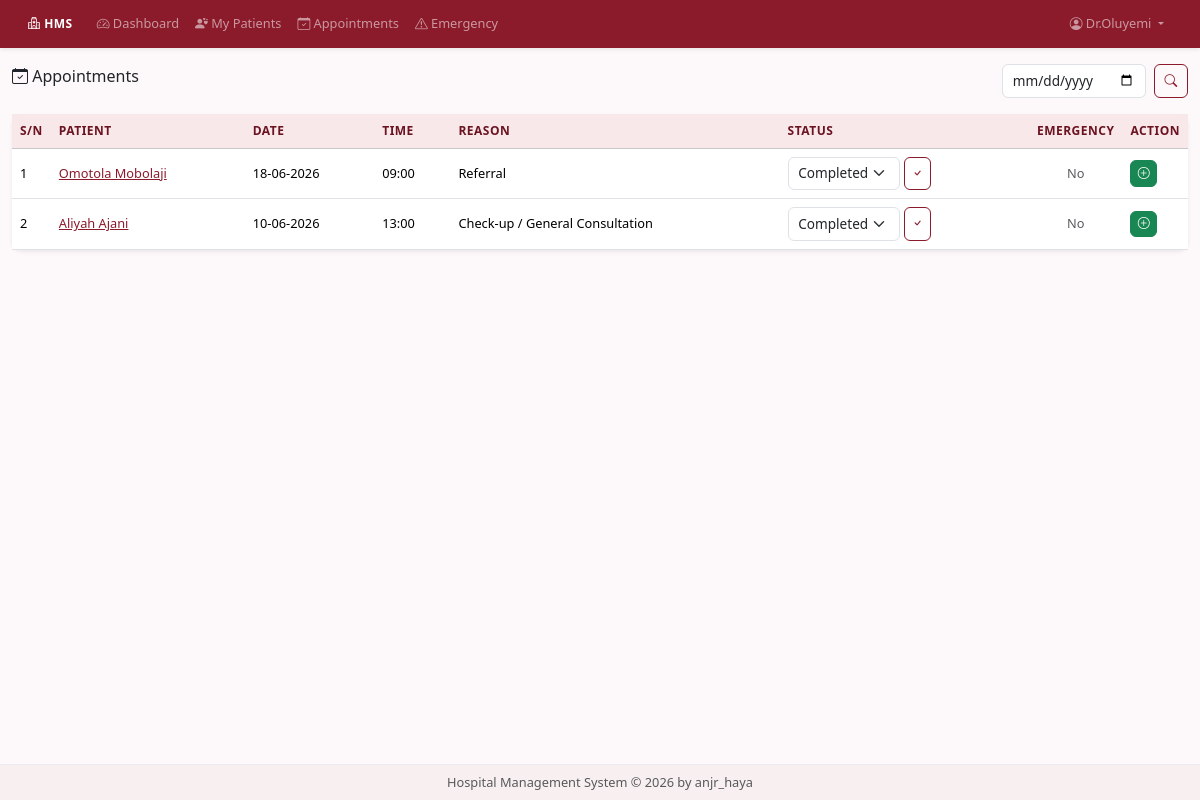
The app's page /doctor/appointments (signed in) with its own data.
### models/user.py (models this page shows, shortened)
class User(UserMixin, db.Model):
    __tablename__ = 'users'
    id = db.Column(db.Integer, primary_key=True)
    username = db.Column(db.String(80), unique=True, nullable=False)
    password_hash = db.Column(db.String(128), nullable=False)
    role = db.Column(db.String(20), nullable=False)
    name = db.Column(db.String(100), nullable=False)
    email = db.Column(db.String(120), unique=True)
    phone = db.Column(db.String(20))
    is_active_account = db.Column(db.Boolean, default=True)
    created_at = db.Column(db.DateTime, default=datetime.utcnow)
    last_login = db.Column(db.DateTime)
    doctor_profile = db.relationship('Doctor', backref='user', uselist=False, lazy=True)
    notifications = db.relationship('Notification', backref='user', lazy=True, foreign_keys='Notification.user_id')
    activities = db.relationship('ActivityLog', backref='user', lazy=True)
    ROLES = {'admin', 'doctor', 'receptionist', 'nurse'}
    @property
    def is_admin(self):
        return self.role == 'admin'
    @property
    def is_doctor(self):
        return self.role == 'doctor'

### models/appointment.py (models this page shows, shortened)
class Appointment(db.Model):
    __tablename__ = 'appointments'
    id = db.Column(db.Integer, primary_key=True)
    patient_id = db.Column(db.Integer, db.ForeignKey('patients.id'), nullable=False)
    doctor_id = db.Column(db.Integer, db.ForeignKey('doctors.id'), nullable=False)
    department_id = db.Column(db.Integer, db.ForeignKey('departments.id'), nullable=False)
    appointment_date = db.Column(db.Date, nullable=False)
    appointment_time = db.Column(db.String(10), nullable=False)
    end_time = db.Column(db.String(10))
    status = db.Column(db.String(20), default='scheduled')
    priority = db.Column(db.String(20), default='normal')
    reason = db.Column(db.Text)
    symptoms = db.Column(db.Text)
    notes = db.Column(db.Text)
    is_emergency = db.Column(db.Boolean, default=False)
    created_by = db.Column(db.Integer, db.ForeignKey('users.id'))
    created_at = db.Column(db.DateTime, default=datetime.utcnow)
    updated_at = db.Column(db.DateTime, default=datetime.utcnow, onupdate=datetime.utcnow)
    STATUS_CHOICES = ['scheduled', 'confirmed', 'in_progress', 'completed', 'cancelled', 'no_show']
    PRIORITY_CHOICES = ['low', 'normal', 'medium', 'high', 'critical']

### models/patient.py (models this page shows, shortened)
class Patient(db.Model):
    __tablename__ = 'patients'
    id = db.Column(db.Integer, primary_key=True)
    first_name = db.Column(db.String(50), nullable=False)
    last_name = db.Column(db.String(50), nullable=False)
    date_of_birth = db.Column(db.Date, nullable=False)
    gender = db.Column(db.String(10), nullable=False)
    blood_group = db.Column(db.String(5))
    phone = db.Column(db.String(20), nullable=False)
    email = db.Column(db.String(120))
    address = db.Column(db.Text)
    city = db.Column(db.String(50))
    state = db.Column(db.String(50))
    zip_code = db.Column(db.String(10))
    emergency_contact_name = db.Column(db.String(100))
    emergency_contact_phone = db.Column(db.String(20))
    emergency_contact_relation = db.Column(db.String(50))
    allergies = db.Column(db.Text)
    chronic_conditions = db.Column(db.Text)
    current_medications = db.Column(db.Text)
    past_surgeries = db.Column(db.Text)
    family_medical_history = db.Column(db.Text)
    insurance_provider = db.Column(db.String(100))
    insurance_policy_number = db.Column(db.String(50))
    registration_date = db.Column(db.DateTime, default=datetime.utcnow)
    is_active = db.Column(db.Boolean, default=True)
    last_visit = db.Column(db.DateTime)
    created_by = db.Column(db.Integer, db.ForeignKey('users.id'))
    appointments = db.relationship('Appointment', backref='patient', lazy=True)
    medical_records = db.relationship('MedicalRecord', backref='patient', lazy=True)
    prescriptions = db.relationship('Prescription', backref='patient', lazy=True)
    bills = db.relationship('Billing', backref='patient', lazy=True)
    queue_entries = db.relationship('EmergencyQueue', backref='patient', lazy=True)
    @property
    def full_name(self):
        return f"{self.first_name} {self.last_name}"

### controllers/doctor_routes.py (the view)
@doctor_bp.route('/appointments')
@login_required
@role_required('doctor')
def appointments():
    doctor = Doctor.query.filter_by(user_id=current_user.id).first()
    status_filter = request.args.get('status', '')
    date_filter = request.args.get('date', '')
    query = Appointment.query.filter_by(doctor_id=doctor.id)
    if status_filter:
        query = query.filter_by(status=status_filter)
    if date_filter:
        try:
            filter_date = datetime.strptime(date_filter, '%Y-%m-%d').date()
            query = query.filter(Appointment.appointment_date == filter_date)
        except:
            pass
    appointments = query.order_by(Appointment.appointment_date.desc(), Appointment.appointment_time).all()
    return render_template('doctor/appointments.html', appointments=appointments, status_filter=status_filter, date_filter=date_filter)

### models/__init__.py (called while the page is built)
@login_manager.user_loader
def load_user(user_id):
    return User.query.get(int(user_id))

### views/templates/doctor/appointments.html (shortened to what this page needs)
{% extends "base.html" %}
{% block content %}
<div class="d-flex justify-content-between align-items-center mb-3">
    <h4><i class="bi bi-calendar-check"></i> Appointments</h4>
    <form class="d-flex" method="GET">
        <input type="date" name="date" class="form-control me-2" value="{{ date_filter }}">
        <button class="btn btn-outline-primary" type="submit"><i class="bi bi-search"></i></button>
    </form>
</div>
<div class="card shadow-sm">
    <div class="card-body p-0">
        <div class="table-responsive">
            <table class="table table-hover mb-0 small">
                <thead class="table-light">
                    <tr><th style="width:35px">S/N</th><th>Patient</th><th>Date</th><th>Time</th><th>Reason</th><th style="min-width:140px">Status</th><th style="width:80px">Emergency</th><th style="width:50px">Action</th></tr>
                </thead>
                <tbody>
                    {% for a in appointments %}
                    <tr>
                        <td>{{ loop.index }}</td>
                        <td><a href="{{ url_for('doctor.view_patient', patient_id=a.patient_id) }}">{{ a.patient.full_name if a.patient else 'N/A' }}</a></td>
                        <td>{{ a.appointment_date.strftime('%d-%m-%Y') }}</td>
                        <td>{{ a.appointment_time }}</td>
                        <td>{{ a.reason or '-' }}</td>
                        <td>
                            <form method="POST" action="{{ url_for('doctor.update_appointment_status', appt_id=a.id) }}" class="d-flex gap-1">
                                <select name="status" class="form-select form-select-sm" style="width:auto;min-width:100px;padding-right:28px;">
                                    {% for s in ['scheduled', 'confirmed', 'in_progress', 'completed', 'cancelled', 'no_show'] %}
                                    <option value="{{ s }}" {{ 'selected' if a.status == s }}>{{ s|replace('_',' ')|capitalize }}</option>
                                    {% endfor %}
                                </select>
                                <button class="btn btn-sm btn-outline-primary"><i class="bi bi-check"></i></button>
                            </form>
                        </td>
                        <td class="text-center">{% if a.is_emergency %}<span class="badge bg-danger">Yes</span>{% else %}<span class="text-muted">No</span>{% endif %}</td>
                        <td>
                            <a href="{{ url_for('doctor.create_medical_record', patient_id=a.patient_id, appointment_id=a.id) }}" class="btn btn-sm btn-success"><i class="bi bi-plus-circle"></i></a>
                        </td>
                    </tr>
                    {% else %}
                    <tr><td colspan="8" class="text-center py-4 text-muted">No appointments found.</td></tr>
                    {% endfor %}
                </tbody>
            </table>
        </div>
    </div>
</div>
{% endblock %}

### views/templates/base.html (shortened to what this page needs)
<!DOCTYPE html>
<html lang="en" class="h-100">
<head>
    <link href="https://cdn.jsdelivr.net/npm/bootstrap@5.3.2/dist/css/bootstrap.min.css" rel="stylesheet">
    <link href="https://cdn.jsdelivr.net/npm/bootstrap-icons@1.11.1/font/bootstrap-icons.css" rel="stylesheet">
    <link href="https://cdn.jsdelivr.net/npm/select2@4.1.0-rc.0/dist/css/select2.min.css" rel="stylesheet">
    <link rel="stylesheet" href="https://cdn.jsdelivr.net/npm/flatpickr/dist/flatpickr.min.css">
    <link href="{{ url_for('static', filename='css/style.css') }}" rel="stylesheet">
</head>
<body class="d-flex flex-column h-100">
    {% if current_user.is_authenticated %}
    <nav class="navbar navbar-expand-lg navbar-dark shadow-sm flex-shrink-0" style="background-color: #8B1A2B;">
        <div class="container-fluid">
            <a class="navbar-brand fw-bold small" href="{{ url_for('auth.login') }}">
                <i class="bi bi-hospital"></i> HMS
            </a>
            <div class="collapse navbar-collapse" id="navbarNav">
                <ul class="navbar-nav me-auto">
                    {% if current_user.is_admin %}
                    <li class="nav-item"><a class="nav-link small" href="{{ url_for('admin.dashboard') }}"><i class="bi bi-speedometer2"></i> Dashboard</a></li>
                    <li class="nav-item"><a class="nav-link small" href="{{ url_for('admin.manage_users') }}"><i class="bi bi-people"></i> Users</a></li>
                    <li class="nav-item"><a class="nav-link small" href="{{ url_for('admin.manage_doctors') }}"><i class="bi bi-person-badge"></i> Doctors</a></li>
                    <li class="nav-item"><a class="nav-link small" href="{{ url_for('admin.register_patient') }}"><i class="bi bi-person-plus"></i> Register</a></li>
                    <li class="nav-item"><a class="nav-link small" href="{{ url_for('admin.manage_patients') }}"><i class="bi bi-person-hearts"></i> Patients</a></li>
                    <li class="nav-item"><a class="nav-link small" href="{{ url_for('admin.archived_patients') }}"><i class="bi bi-archive"></i> Archived</a></li>
                    <li class="nav-item"><a class="nav-link small" href="{{ url_for('admin.manage_appointments') }}"><i class="bi bi-calendar-check"></i> Appointments</a></li>
                    <li class="nav-item"><a class="nav-link small" href="{{ url_for('admin.manage_billing') }}"><i class="bi bi-credit-card"></i> Billing</a></li>
                    <li class="nav-item"><a class="nav-link small" href="{{ url_for('admin.manage_departments') }}"><i class="bi bi-building"></i> Departments</a></li>
                    <li class="nav-item"><a class="nav-link small" href="{{ url_for('admin.reports') }}"><i class="bi bi-file-earmark-bar-graph"></i> Reports</a></li>
                    <li class="nav-item"><a class="nav-link small" href="{{ url_for('admin.activity_logs') }}"><i class="bi bi-activity"></i> Logs</a></li>
                    {% elif current_user.is_doctor %}
                    <li class="nav-item"><a class="nav-link small" href="{{ url_for('doctor.dashboard') }}"><i class="bi bi-speedometer2"></i> Dashboard</a></li>
                    <li class="nav-item"><a class="nav-link small" href="{{ url_for('doctor.my_patients') }}"><i class="bi bi-person-hearts"></i> My Patients</a></li>
                    <li class="nav-item"><a class="nav-link small" href="{{ url_for('doctor.appointments') }}"><i class="bi bi-calendar-check"></i> Appointments</a></li>
                    <li class="nav-item"><a class="nav-link small" href="{{ url_for('doctor.emergency_queue') }}"><i class="bi bi-exclamation-triangle"></i> Emergency</a></li>
                    {% endif %}
                </ul>
                <ul class="navbar-nav">
                    <li class="nav-item dropdown">
                        <a class="nav-link dropdown-toggle small" href="#" data-bs-toggle="dropdown">
                            <i class="bi bi-person-circle"></i> {{ current_user.name }}
                        </a>
                    </li>
                </ul>
            </div>
        </div>
    </nav>
    {% endif %}
    <div class="container-fluid flex-shrink-0 mt-3">
        {% block content %}{% endblock %}
    </div>
    <footer class="footer mt-auto py-2 flex-shrink-0" style="background-color: #f8f0f0;">
        <div class="container text-center">
            <span class="text-muted small">Hospital Management System &copy; 2026 by anjr_haya</span>
        </div>
    </footer>
</body>
</html>

### views/static/css/style.css (style rules this page uses)
:root { --wine: #8B1A2B; --wine-dark: #6B1320; --wine-light: #A82D3F; --pink: #F8E8EA; --pink-light: #FCF4F5; }
body { background: #fdf8f9; font-family: 'Segoe UI', Tahoma, Geneva, Verdana, sans-serif; font-size: 0.85rem; }
h1, h2, h3, h4, h5, h6 { font-size: 1rem; }
h4 { font-size: 1rem; }
.card { border: none; border-radius: 10px; transition: transform 0.2s; font-size: 0.85rem; }
.card-body { font-size: 0.85rem; }
.navbar { padding: 0.4rem 1rem; box-shadow: 0 2px 4px rgba(0,0,0,0.1); font-size: 0.8rem; }
.navbar-brand { font-size: 1rem; letter-spacing: 0.5px; }
.nav-link { font-size: 0.8rem !important; }
.table { font-size: 0.8rem; margin-bottom: 0; }
.table th { font-weight: 600; font-size: 0.75rem; text-transform: uppercase; letter-spacing: 0.5px; color: #8B1A2B; }
.table td { vertical-align: middle; font-size: 0.8rem; }
.table thead.table-light th { background-color: var(--pink); color: var(--wine-dark); }
.form-control, .form-select { border-radius: 6px; border: 1.5px solid #dee2e6; padding: 0.35rem 0.6rem; font-size: 0.85rem; }
.btn { border-radius: 6px; font-weight: 500; font-size: 0.8rem; padding: 0.3rem 0.6rem; }
.btn-outline-primary { color: var(--wine); border-color: var(--wine); }
.btn-sm { font-size: 0.75rem; padding: 0.2rem 0.4rem; }
.footer { border-top: 1px solid #e9ecef; font-size: 0.75rem; }
a { color: var(--wine); }
.small, small { font-size: 0.75rem; }
.text-muted { font-size: 0.8rem; }

### records on screen
User: name "Dr.Oluyemi"
Appointment: patient "Omotola Mobolaji", appointment_date "18-06-2026", appointment_time "09:00", reason "Referral", is_emergency "No"
Appointment: patient "Aliyah Ajani", appointment_date "10-06-2026", appointment_time "13:00", reason "Check-up / General Consultation", is_emergency "No"

### other values on screen
form field status "Completed"
